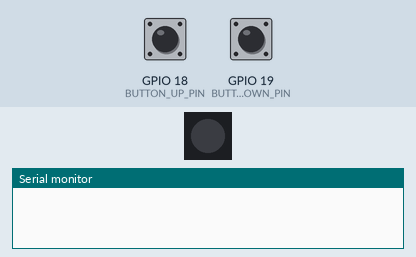
Recording of a program running on a simulated ESP32-S3. Parts: 1 RGB LEDs in strip order, left to right, the last lines printed to the serial monitor. The inputs (shaded band) are chosen by the test bench; at power-on: GPIO 18 (BUTTON_UP_PIN) HIGH, GPIO 19 (BUTTON_DOWN_PIN) HIGH.

Above: at 1.2 s.
1.3 s: GPIO 18 (BUTTON_UP_PIN) pulled LOW for 0.15 s
At 1.42 s:
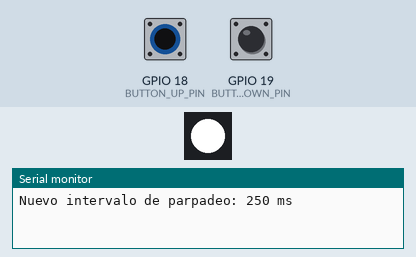
4.3 s: GPIO 19 (BUTTON_DOWN_PIN) pulled LOW for 0.15 s
Timing chart, 0 to 13.3 s (numbered marks = the images above; inputs shaded):
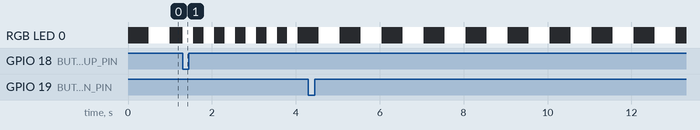

The program:

main.cpp
```cpp
#include <Arduino.h>                   // Incluye la librería principal de Arduino
#include <Adafruit_NeoPixel.h>         // Incluye la librería para controlar NeoPixels

// Configuración del NeoPixel
#define LED_PIN 48                     // Pin donde está conectado el NeoPixel
#define NUMPIXELS 1                    // Número de LEDs en la tira (en este caso, 1 LED)
Adafruit_NeoPixel strip(NUMPIXELS, LED_PIN, NEO_GRB + NEO_KHZ800); // Crea el objeto para controlar el NeoPixel

// Configuración de los pulsadores
#define BUTTON_UP_PIN 18               // Pin para aumentar la frecuencia
#define BUTTON_DOWN_PIN 19             // Pin para disminuir la frecuencia

// Variables para el control de la frecuencia de parpadeo
volatile uint32_t blinkInterval = 500; // Intervalo inicial de parpadeo (500 ms)
volatile bool updateBlink = false;     // Bandera para indicar que se debe actualizar el parpadeo

// Variables para el filtrado de rebotes
volatile bool buttonUpPressed = false;     // Estado del botón de subir frecuencia
volatile bool buttonDownPressed = false;   // Estado del botón de bajar frecuencia
uint32_t lastDebounceTime = 0;             // Último tiempo de rebote registrado
const uint32_t debounceDelay = 50;         // Tiempo de filtrado de rebotes (50 ms)

// Configuración del timer
hw_timer_t *timer = NULL;                  // Puntero al temporizador hardware
portMUX_TYPE timerMux = portMUX_INITIALIZER_UNLOCKED; // Mutex para acceso seguro en interrupciones

// Función de servicio de interrupción (ISR) para el timer
void IRAM_ATTR onTimer() {
  portENTER_CRITICAL_ISR(&timerMux);       // Entra en sección crítica (protege variables compartidas)

  // Leer el pulsador de aumentar frecuencia con filtrado de rebotes
  if (digitalRead(BUTTON_UP_PIN) == LOW) {
    if (!buttonUpPressed && (millis() - lastDebounceTime) > debounceDelay) {
      buttonUpPressed = true;
      lastDebounceTime = millis();
      if (blinkInterval > 50) {            // Limita la frecuencia mínima
        blinkInterval = blinkInterval/2;   // Aumenta la frecuencia (reduce el intervalo)
        updateBlink = true;                // Marca que hay que actualizar el parpadeo
      }
    }
  } else {
    buttonUpPressed = false;
  }

  // Leer el pulsador de disminuir frecuencia con filtrado de rebotes
  if (digitalRead(BUTTON_DOWN_PIN) == LOW) {
    if (!buttonDownPressed && (millis() - lastDebounceTime) > debounceDelay) {
      buttonDownPressed = true;
      lastDebounceTime = millis();
      if (blinkInterval < 10000) {         // Limita la frecuencia máxima
        blinkInterval = blinkInterval *2;  // Disminuye la frecuencia (aumenta el intervalo)
        updateBlink = true;                // Marca que hay que actualizar el parpadeo
      }
    }
  } else {
    buttonDownPressed = false;
  }

  portEXIT_CRITICAL_ISR(&timerMux);        // Sale de la sección crítica
}

void setup() {
  Serial.begin(115200);                    // Inicializa el puerto serie a 115200 baudios

  // Configura los pines de los pulsadores como entradas con pull-up
  pinMode(BUTTON_UP_PIN, INPUT_PULLUP);
  pinMode(BUTTON_DOWN_PIN, INPUT_PULLUP);

  // Inicializa el NeoPixel
  strip.begin();
  strip.show();                            // Apaga todos los LEDs al inicio

  // Configura el timer para leer los pulsadores periódicamente
  timer = timerBegin(0, 80, true);         // Temporizador 0, preescalador de 80, cuenta ascendente
  timerAttachInterrupt(timer, &onTimer, true); // Asocia la ISR al temporizador
  timerAlarmWrite(timer, 10000, true);     // Configura la alarma para 10,000 microsegundos (10 ms)
  timerAlarmEnable(timer);                 // Habilita la alarma del temporizador
}

void loop() {
  static uint32_t lastBlinkTime = 0;       // Guarda el último tiempo de parpadeo
  static bool ledState = false;            // Estado actual del LED

  // Controla el parpadeo del NeoPixel según el intervalo actual
  if (millis() - lastBlinkTime >= blinkInterval) {
    lastBlinkTime = millis();
    ledState = !ledState;                  // Cambia el estado del LED

    if (ledState) {
      strip.setPixelColor(0, strip.Color(255, 255, 255)); // Enciende el LED en blanco
    } else {
      strip.setPixelColor(0, strip.Color(0, 0, 0));       // Apaga el LED
    }
    strip.show();                          // Actualiza el estado del LED
  }

  // Si se ha cambiado la frecuencia, muestra el nuevo intervalo por el puerto serie
  if (updateBlink) {
    updateBlink = false;
    Serial.printf("Nuevo intervalo de parpadeo: %u ms\n", blinkInterval);
  }
}
```
